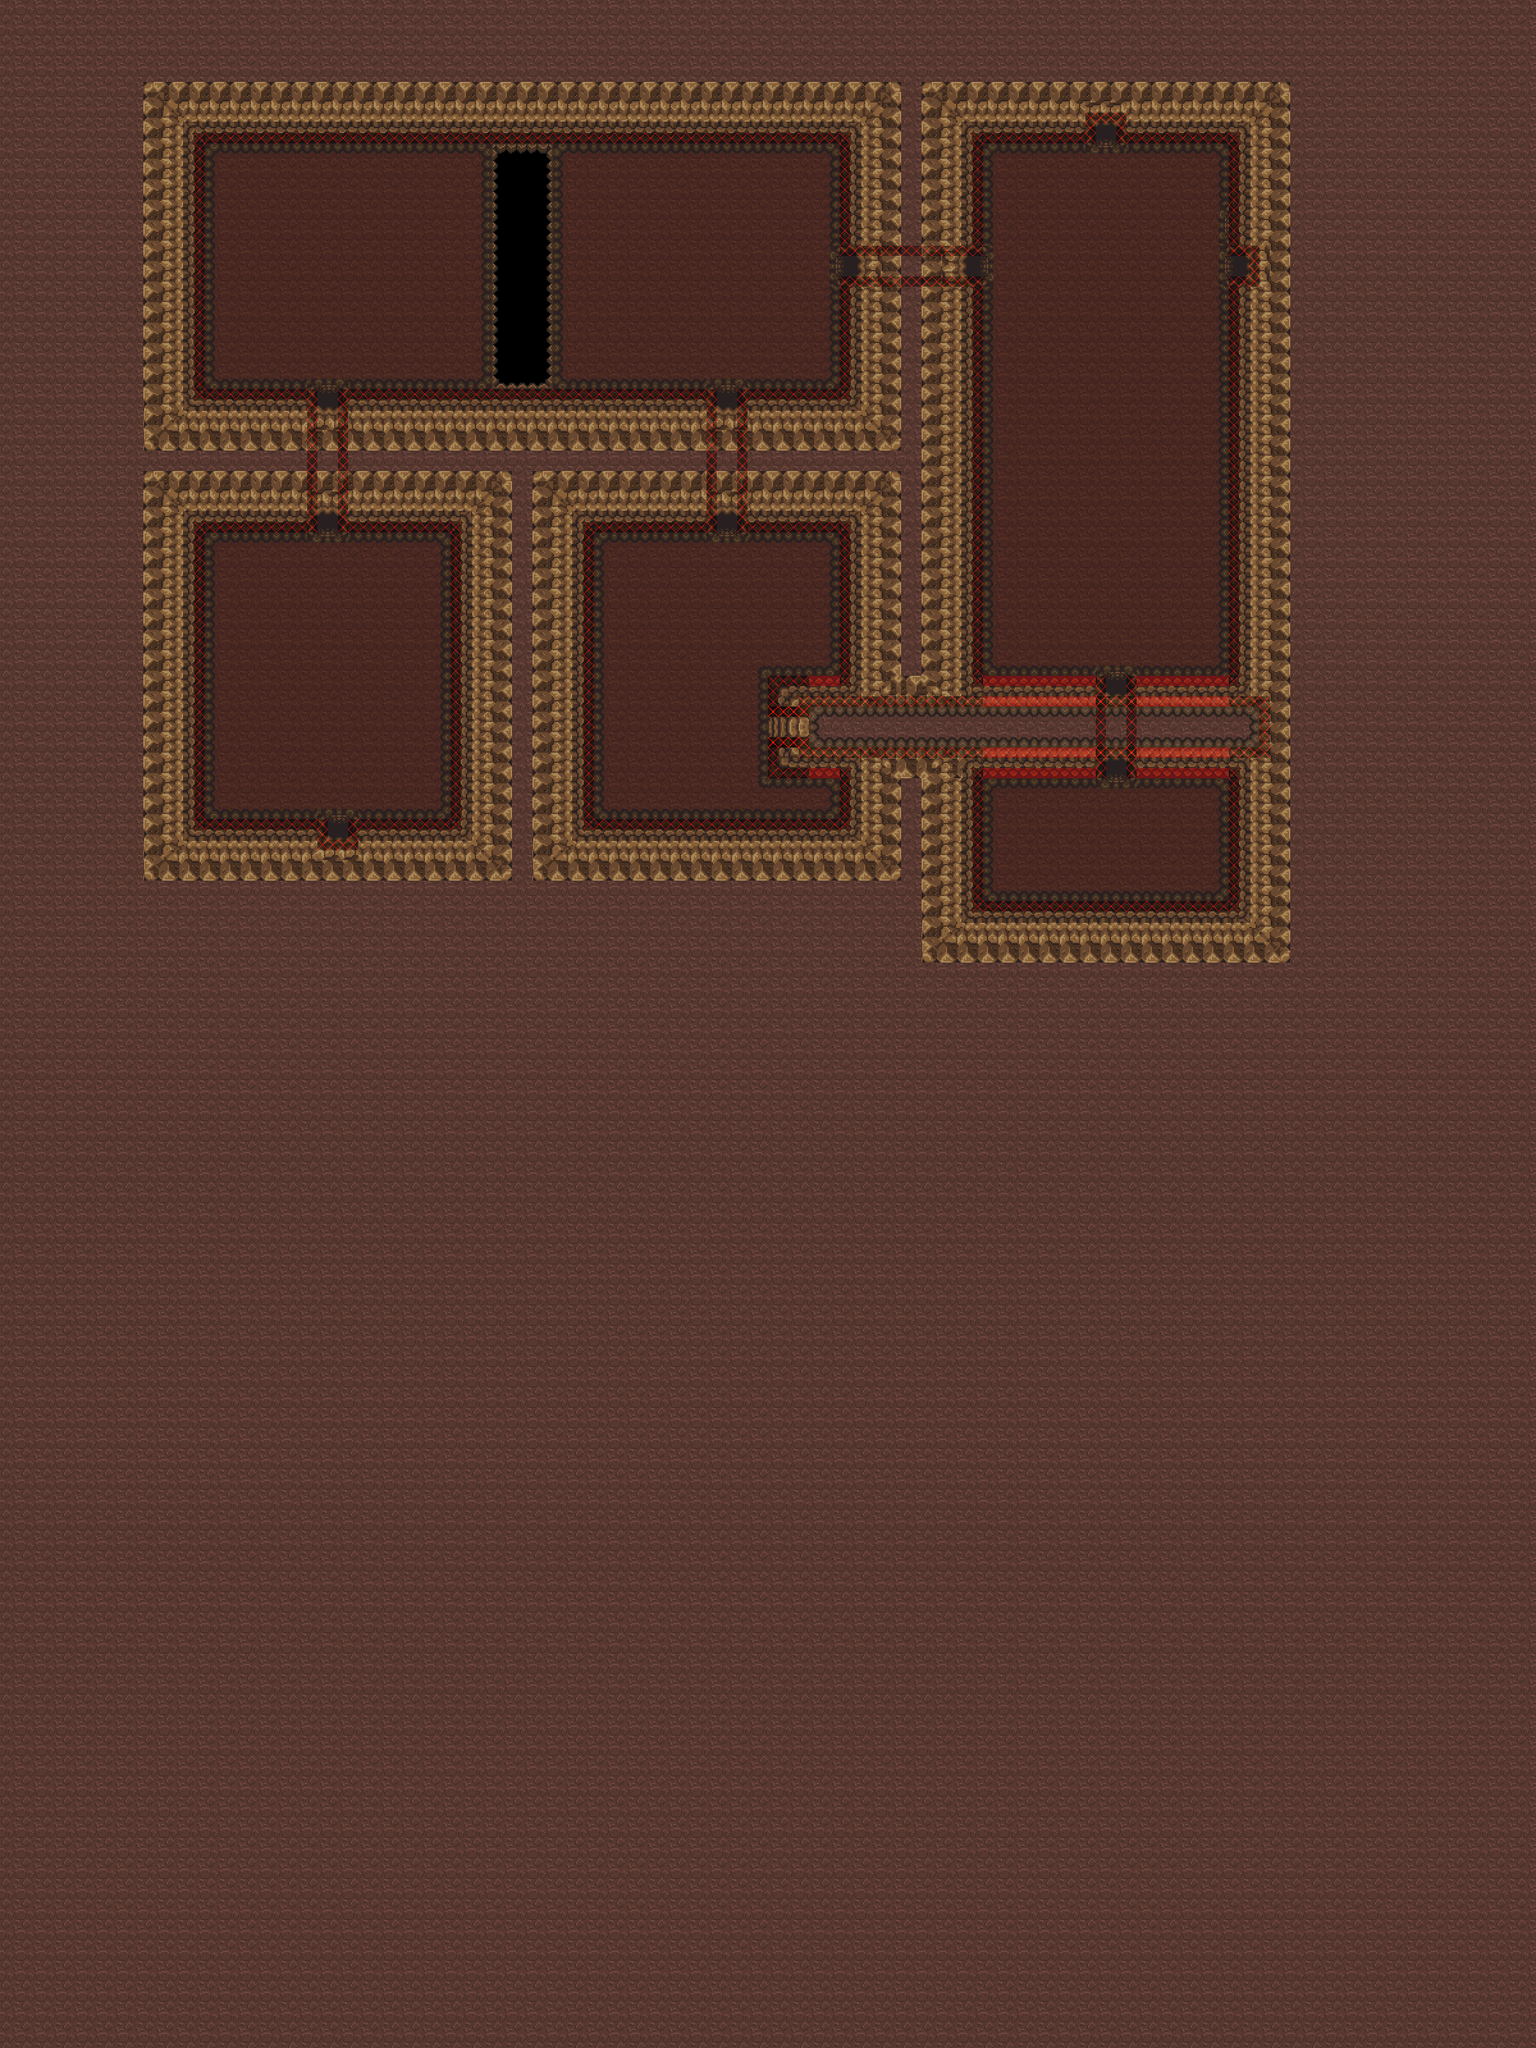

A 2D game scene composited from a Tiled map and its tileset images. What follows is a short description and the map's XML, with each tile layer's data collapsed to a summary:
An orthogonal 150x200 tile map with 16x16 px tiles, 5 tile layers (Capa de Patrones 1, Capa de patrones 2, Collisions 1, Collisions 2, ...), 2 tilesets and 2 objects.

<map version="1.0" orientation="orthogonal" renderorder="right-down" width="150" height="200" tilewidth="16" tileheight="16" nextobjectid="3">
 <tileset firstgid="1" name="tileset cave" tilewidth="16" tileheight="16" tilecount="1710" columns="57">
  <image source="tileset cave.png" width="912" height="480" />
 </tileset>
 <tileset firstgid="1711" name="collision tileset" tilewidth="16" tileheight="16" tilecount="8" columns="8">
  <image source="collision tileset.png" width="131" height="16" />
 </tileset>
 <layer name="Capa de Patrones 1" width="150" height="200">
  <data>[30000 cells, 8556 non-empty, 399 distinct tile ids]</data>
 </layer>
 <layer name="Capa de patrones 2" width="150" height="200">
  <data>[30000 cells, 21676 non-empty, 84 distinct tile ids]</data>
 </layer>
 <layer name="Collisions 1" width="150" height="200">
  <properties>
   <property name="Navigation" type="int" value="1" />
  </properties>
  <data>[30000 cells, 726 non-empty, 2 distinct tile ids]</data>
 </layer>
 <layer name="Collisions 2" width="150" height="200">
  <properties>
   <property name="Navigation" type="int" value="1" />
  </properties>
  <data>[30000 cells, 104 non-empty, 2 distinct tile ids]</data>
 </layer>
 <layer name="Collisions 3" width="150" height="200">
  <properties>
   <property name="Navigation" type="int" value="1" />
  </properties>
  <data>[30000 cells, 0 non-empty, 0 distinct tile ids]</data>
 </layer>
 <objectgroup name="Objects 1">
  <properties>
   <property name="Objects" type="int" value="1" />
  </properties>
  <object id="1" x="1936" y="400" width="32" height="32">
   <properties>
    <property name="scene" type="int" value="21" />
    <property name="type" value="warp" />
   </properties>
  </object>
  <object id="2" x="512" y="1296" width="32" height="32">
   <properties>
    <property name="scene" type="int" value="21" />
    <property name="type" value="warp" />
   </properties>
  </object>
 </objectgroup>
</map>
